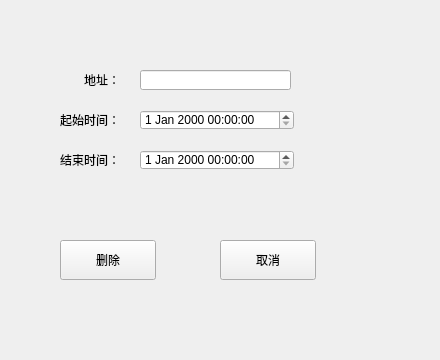
<?xml version="1.0" encoding="UTF-8"?>
<ui version="4.0">
 <class>CDELETE</class>
 <widget class="QWidget" name="CDELETE">
  <property name="geometry">
   <rect>
    <x>0</x>
    <y>0</y>
    <width>440</width>
    <height>360</height>
   </rect>
  </property>
  <property name="windowTitle">
   <string>Form</string>
  </property>
  <widget class="QLabel" name="Addr_label">
   <property name="geometry">
    <rect>
     <x>10</x>
     <y>10</y>
     <width>420</width>
     <height>37</height>
    </rect>
   </property>
   <property name="text">
    <string/>
   </property>
  </widget>
  <widget class="QLabel" name="label_2">
   <property name="geometry">
    <rect>
     <x>60</x>
     <y>150</y>
     <width>60</width>
     <height>20</height>
    </rect>
   </property>
   <property name="minimumSize">
    <size>
     <width>60</width>
     <height>20</height>
    </size>
   </property>
   <property name="text">
    <string>结束时间：</string>
   </property>
   <property name="alignment">
    <set>Qt::AlignRight|Qt::AlignTrailing|Qt::AlignVCenter</set>
   </property>
  </widget>
  <widget class="QDateTimeEdit" name="QdateEtime">
   <property name="geometry">
    <rect>
     <x>140</x>
     <y>150</y>
     <width>154</width>
     <height>20</height>
    </rect>
   </property>
   <property name="minimumSize">
    <size>
     <width>120</width>
     <height>20</height>
    </size>
   </property>
  </widget>
  <widget class="QLabel" name="label">
   <property name="geometry">
    <rect>
     <x>60</x>
     <y>110</y>
     <width>60</width>
     <height>20</height>
    </rect>
   </property>
   <property name="minimumSize">
    <size>
     <width>60</width>
     <height>20</height>
    </size>
   </property>
   <property name="text">
    <string>起始时间：</string>
   </property>
   <property name="alignment">
    <set>Qt::AlignRight|Qt::AlignTrailing|Qt::AlignVCenter</set>
   </property>
  </widget>
  <widget class="QDateTimeEdit" name="QdateStime">
   <property name="geometry">
    <rect>
     <x>140</x>
     <y>110</y>
     <width>154</width>
     <height>20</height>
    </rect>
   </property>
   <property name="minimumSize">
    <size>
     <width>120</width>
     <height>20</height>
    </size>
   </property>
  </widget>
  <widget class="QLabel" name="label_3">
   <property name="geometry">
    <rect>
     <x>60</x>
     <y>70</y>
     <width>60</width>
     <height>20</height>
    </rect>
   </property>
   <property name="minimumSize">
    <size>
     <width>60</width>
     <height>20</height>
    </size>
   </property>
   <property name="text">
    <string>地址：</string>
   </property>
   <property name="alignment">
    <set>Qt::AlignRight|Qt::AlignTrailing|Qt::AlignVCenter</set>
   </property>
  </widget>
  <widget class="QLineEdit" name="QlineAddr">
   <property name="geometry">
    <rect>
     <x>140</x>
     <y>70</y>
     <width>151</width>
     <height>20</height>
    </rect>
   </property>
   <property name="minimumSize">
    <size>
     <width>120</width>
     <height>20</height>
    </size>
   </property>
  </widget>
  <widget class="QPushButton" name="QpbtnDelete">
   <property name="geometry">
    <rect>
     <x>60</x>
     <y>240</y>
     <width>96</width>
     <height>40</height>
    </rect>
   </property>
   <property name="minimumSize">
    <size>
     <width>96</width>
     <height>36</height>
    </size>
   </property>
   <property name="text">
    <string>删除</string>
   </property>
  </widget>
  <widget class="QPushButton" name="QpbtnClose">
   <property name="geometry">
    <rect>
     <x>220</x>
     <y>240</y>
     <width>96</width>
     <height>40</height>
    </rect>
   </property>
   <property name="minimumSize">
    <size>
     <width>96</width>
     <height>36</height>
    </size>
   </property>
   <property name="text">
    <string>取消</string>
   </property>
  </widget>
 </widget>
 <resources/>
 <connections/>
</ui>
